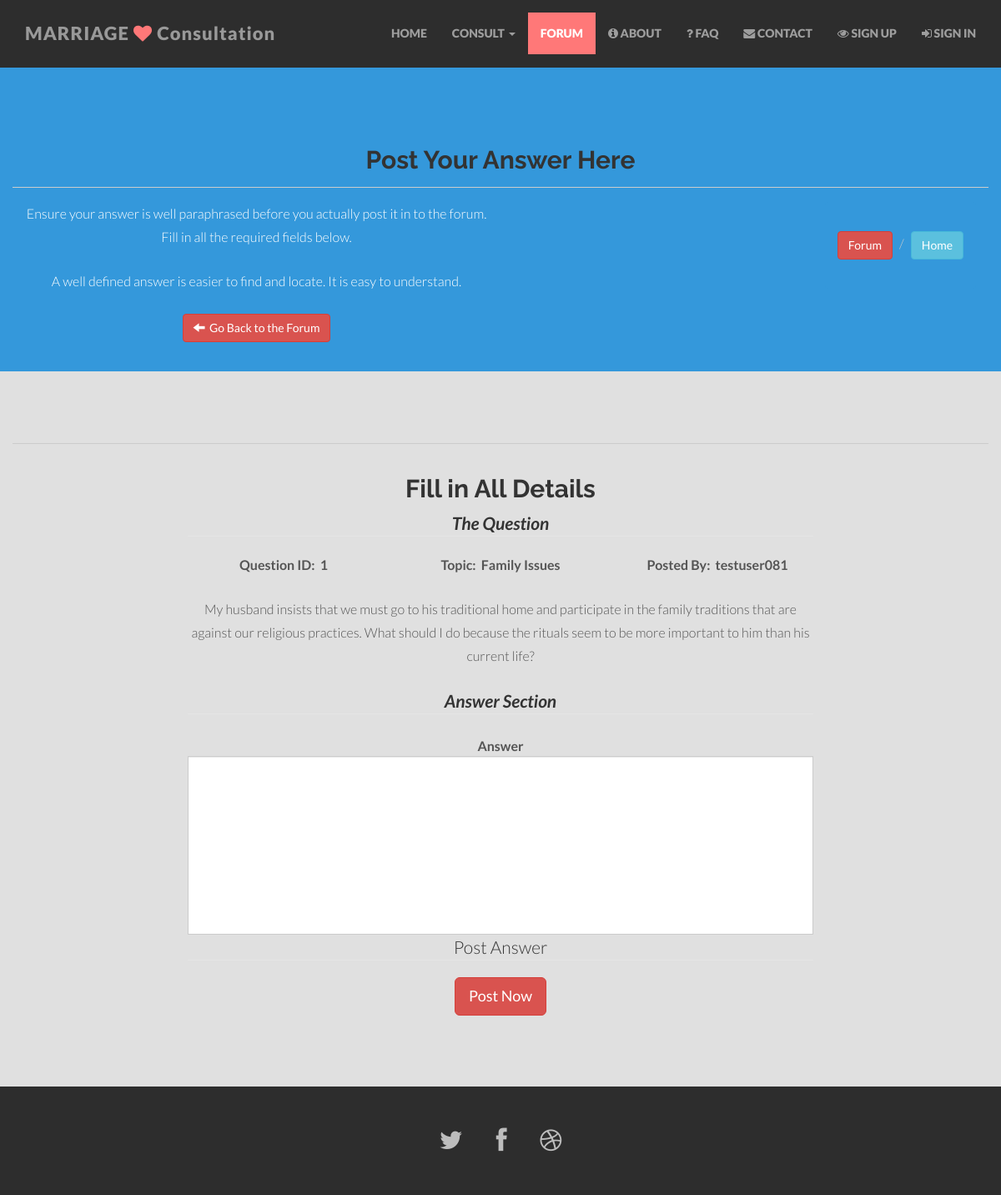
/posta.php?qid=1, run on the app's committed database.
### tables this page shows
CREATE TABLE `tbquestions` (
  `questionid` int(11) NOT NULL,
  `userid` int(11) NOT NULL,
  `topicid` int(11) NOT NULL,
  `question` text NOT NULL,
  `posted` datetime NOT NULL,
  `consultationlevel` int(11) NOT NULL DEFAULT '2'
);

CREATE TABLE `tbtopics` (
  `topicid` int(11) NOT NULL,
  `topic` varchar(50) NOT NULL
);

CREATE TABLE `tbusers` (
  `userid` int(11) NOT NULL,
  `username` varchar(50) NOT NULL,
  `password` varchar(50) NOT NULL,
  `fname` varchar(50) NOT NULL,
  `lname` varchar(50) NOT NULL,
  `email` varchar(50) NOT NULL,
  `phone` varchar(25) DEFAULT NULL,
  `regdate` datetime NOT NULL,
  `professionid` int(11) NOT NULL
);

### posta.php (the view, shortened to what this page needs)
<?php
    require "cn/dbconn.inc.php";
 ?>
<!DOCTYPE html>
<html lang="en">
  <head>
    <link href="css/bootstrap.css" rel="stylesheet">
    <link href="css/font-awesome.min.css" rel="stylesheet">
    <link href="css/main.css" rel="stylesheet">
  </head>
  <body id="forum">
    <?php  include "cn/header.php"; ?>
    <section id="blue">
        <div class="container">
            <div class="row centered">
                <h2><b>Post Your Answer Here</b></h2><hr/>
                <div class="col-md-6 ">
                    <p>
                        Ensure your answer is well paraphrased before you actually post it in to the forum. Fill in all the required fields below.
                    </p>
                    <p>
                        A well defined answer is easier to find and locate. It is easy to understand.
                    </p>
                    <a href="forum.php" class="btn btn-danger"><span class="glyphicon glyphicon-arrow-left"></span>&nbsp;&nbsp;Go Back to the Forum</a>
                </div>
                <div class="col-md-6">
                    <ul class="breadcrumb pull-right" id="blue">
                        <li><a href="forum.php" class="btn btn-danger">Forum</a></li>
                        <li><a href="index.php" class="btn btn-info">Home</a></li>
                    </ul>
                </div>
            </div>
        </div>
    </section>
    <section id="dg">
        <div class="container">
        <div class="row">
            <hr>
            <div class="col-md-2"></div>
            <div class="col-md-8">
                <form action="connect.php" class="form-horizontal form-responsive" method="POST">
                    <h2><b>Fill in All Details</b></h2>
                    <fieldset>
                        <legend><b><i>The Question</i></b></legend>
                        <?php
                            $askid=$_GET['qid'];
                            $asksql="SELECT * FROM tbquestions JOIN tbusers USING(userid)JOIN tbtopics USING(topicid) WHERE questionid=$askid;";
                            $askres=mysqli_query($conn,$asksql)OR die("Failed to Execute Query");
                            if(mysqli_num_rows($askres)>0){
                                $ask=mysqli_fetch_assoc($askres);
                            }
                        ?>
                        <div class="row">
                                <b><div class="col-lg-4 col-md-4 col-sm-4 col-xs-4"><p>Question ID:&nbsp;&nbsp;<?php echo $askid; ?></p></div>
                                <div class="col-lg-4 col-md-4 col-sm-4 col-xs-4"><p>Topic:&nbsp;&nbsp;<?php echo $ask['topic']; ?></p></div>
                                <div class="col-lg-4 col-md-4 col-sm-4 col-xs-4"><p>Posted By:&nbsp;&nbsp;<?php echo $ask['username']; ?></p></div></b>
                                <div class="col-md-12">
                                    <p>
                                        <?php echo $ask['question']; ?>
                                    </p>
                                </div>
                        </div>
                    </fieldset>
                    <fieldset>
                        <legend><b><i>Answer Section</i></b></legend>
                        <div class="formgroup">
                            <label for="question" class="control-label">Answer</label>
                            <div class="input-group">
                                <textarea name="answerr" id="answer" cols="150" rows="10" class="form-control" style="resize: none;"></textarea>
                            </div>
                        </div>
                    </fieldset>
                    <fieldset>
                        <legend>Post Answer</legend>
                        <div class="form-group">
                            <div class="row">
                                <span class="col-md-4"></span>
                                <span class="col-md-4"><button type="submit" name="answer" class="btn btn-danger btn-lg">Post Now</button></span>
                                <span class="col-md-4"></span>
                            </div>
                        </div>
                    </fieldset>
                </form>
            </div>
            <div class="col-md-2"></div>
        </div>
        </div>
    </section>
    <?php include "cn/footer.php"; ?>
</body>
</html>

### css/main.css (style rules this page uses)
body { background-color: #f2f2f2; font-family: "Lato"; font-weight: 300; font-size: 16px; color: #555; -webkit-font-smoothing: antialiased; -webkit-overflow-scrolling: touch; margin-top: 70px; }
h1, h2, h3, h4, h5, h6 { font-family: "Raleway"; font-weight: 300; color: #333; }
p { line-height: 28px; margin-bottom: 25px; }
.centered { text-align: center; }
a { color: #f85c37; word-wrap: break-word; -webkit-transition: color 0.1s ease-in, background 0.1s ease-in; -moz-transition: color 0.1s ease-in, background 0.1s ease-in; -ms-transition: color 0.1s ease-in, background 0.1s ease-in; -o-transition: color 0.1s ease-in, background 0.1s ease-in; transition: color 0.1s ease-in, background 0.1s ease-in; }
a:before, a:after { -webkit-transition: color 0.1s ease-in, background 0.1s ease-in; -moz-transition: color 0.1s ease-in, background 0.1s ease-in; -ms-transition: color 0.1s ease-in, background 0.1s ease-in; -o-transition: color 0.1s ease-in, background 0.1s ease-in; transition: color 0.1s ease-in, background 0.1s ease-in; }
hr { display: block; height: 1px; border: 0; border-top: 1px solid #ccc; margin: 1em 0; padding: 0; }
#dg { background: #e0e0e0; padding-top: 70px; padding-bottom: 70px; text-align: center; }
#blue { background: #3498db; padding-top: 35px; padding-bottom: 35px; }
#blue p { color: white; }

### data on the page
tbquestions: topicid.topic "Family Issues", userid.username "testuser081", question "My husband insists that we must go to his traditional home and participate in the family traditions that are against our religious practices. What should I do because the rituals seem to be more important to him than his current life?"

### other printed values
$askid "1"
